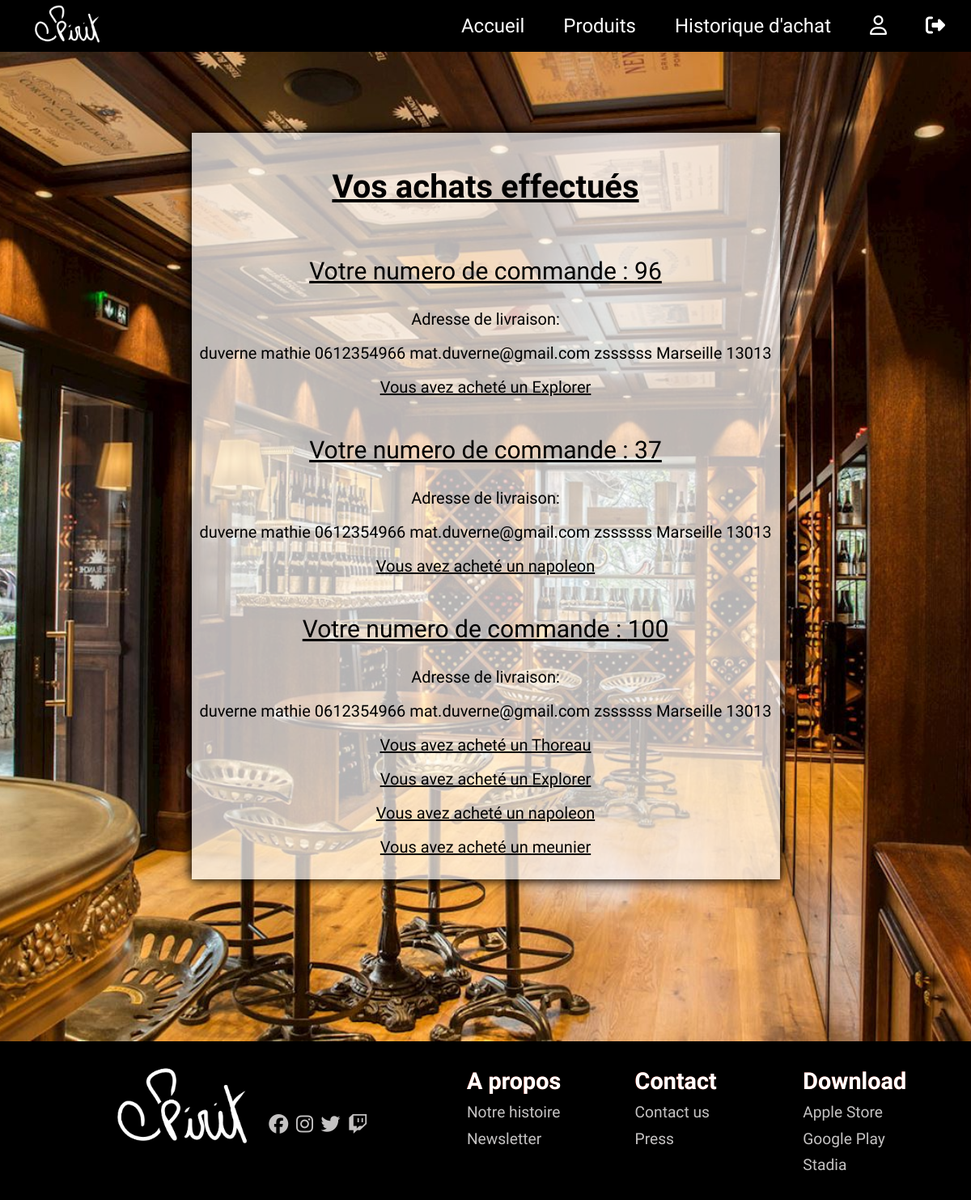
The app's page /index.php?page=historique (signed in) with its own data.
### tables this page shows
CREATE TABLE `factures` (
  `id` int(11) NOT NULL,
  `numero_commande` varchar(255) NOT NULL,
  `id_client_commande` int(11) NOT NULL,
  `id_utilisateur` varchar(255) NOT NULL
);

CREATE TABLE `client_commande` (
  `id` int(11) NOT NULL,
  `nom` varchar(255) NOT NULL,
  `prenom` varchar(255) NOT NULL,
  `telephone` varchar(10) NOT NULL,
  `email` varchar(255) NOT NULL,
  `addresse` text NOT NULL,
  `addresse_comp` text NOT NULL,
  `ville` varchar(255) NOT NULL,
  `code_postale` int(11) NOT NULL,
  `id_utilisateur` varchar(255) NOT NULL
);

CREATE TABLE `liste_commande` (
  `id` int(11) NOT NULL,
  `id_produit` int(11) NOT NULL,
  `id_utilisateur` varchar(255) NOT NULL,
  `quantite` int(11) NOT NULL,
  `statut` int(11) NOT NULL,
  `numero_commande` varchar(255) NOT NULL
);

CREATE TABLE `produits` (
  `id` int(11) NOT NULL,
  `nom` varchar(255) NOT NULL,
  `description` text NOT NULL,
  `prix` int(11) NOT NULL,
  `image_url` text NOT NULL,
  `stock` int(11) NOT NULL,
  `date_ajout` datetime NOT NULL DEFAULT current_timestamp(),
  `id_categorie` int(11) NOT NULL,
  `id_region` int(11) NOT NULL
);

### Controleur/ControleurHistorique.php (called while the page is built, shortened)
<?php
require_once'Controleur.php';
class ControleurHistorique extends Controleur
{
	public function route_historique(){
        if(isset($_SESSION['user'])){
           $response = $this->historique->getFactureViaId($_SESSION['user']['id']);
        }
        else{
            $response = $this->historique->getFactureViaId($_COOKIE['PHPSESSID']);
        }
		require 'Vue/vueHistorique.php';
	}
}

### index.php (called while the page is built, shortened)
<?php
$routeur = new Routeur();
$routeur->routerRequete();

### Controleur/Controleur.php (called while the page is built, shortened)
<?php
require_once'Model/ModelCheckout.php';
require_once'Model/ModelHistorique.php';
class Controleur
{
	protected $checkout;
	public function __construct()
	{
		$this->checkout = new checkout();
		$this->historique = new historique();
	}
		public function selectClientCommandeCheck($id_utilisateur){
			$statut =1;
			if(isset($_SESSION['user'])){
				$response = $this->checkout->selectCommande($id_utilisateur, $statut);
				return $response;
			}
			else{
				$response1 = $this->checkout->selectCommandeCookie($id_utilisateur, $statut);
				return $response1;
			}
		}
}

### _config/Db.php (called while the page is built)
<?php
class db
{
	private static $instance = null;
	public static function getPdo(): PDO
	{
		if(self::$instance === null){
			self::$instance = new PDO('mysql:host=localhost;dbname=boutique;charset=utf8', 'root', '',[
	PDO::ATTR_ERRMODE => PDO::ERRMODE_EXCEPTION,
    PDO::ATTR_DEFAULT_FETCH_MODE => PDO::FETCH_ASSOC
			]);
		}
		return self::$instance;
	}
}

### Model/Model.php (called while the page is built, shortened)
<?php
require('_config/Db.php');
abstract class Model
{
    public function __construct(){
		$this->pdo = \db::getPdo();
	}
}

### Model/ModelCheckout.php (called while the page is built, shortened)
<?php
require_once 'Model/Model.php';
class checkout extends Model
{
	protected $pdo;
public function selectCommande($id_utilisateur, $statut){
    $sql = "SELECT * FROM liste_commande WHERE id_utilisateur = :id_utilisateur AND statut=:statut";
    $stmt = $this->pdo->prepare($sql);
    $stmt->execute(compact('id_utilisateur', 'statut'));
    return $stmt->fetchAll(PDO::FETCH_ASSOC);
}
}

### Model/ModelHistorique.php (called while the page is built, shortened)
<?php
require_once 'Model/Model.php';
class historique extends Model
{
    protected $pdo;
    public function getFactureViaId($id_utilisateur){
        $sql = "SELECT numero_commande, id_client_commande FROM factures WHERE id_utilisateur = :id_utilisateur";
        $stmt = $this->pdo->prepare($sql);
        $stmt->execute([
            'id_utilisateur' => $id_utilisateur
        ]);
        return $stmt->fetchAll(PDO::FETCH_ASSOC);
    }
    public function  selectListeCommandeBuy($n_commande, $statut){
        $sql = "SELECT * FROM liste_commande WHERE numero_commande = :numero_commande AND statut = :statut";
        $stmt = $this->pdo->prepare($sql);
        $stmt->execute([
            'numero_commande' => $n_commande,
            'statut' => $statut
        ]);
        return $stmt->fetchAll(PDO::FETCH_ASSOC);
    }
    public function selectproduct($id){
        $sql = "SELECT * FROM produits WHERE id=:id";
        $stmt = $this->pdo->prepare($sql);
        $stmt->execute([
            'id' => $id
        ]);
        return $stmt->fetchAll(PDO::FETCH_ASSOC);
    }
    public function selectclient_commande($id){
        $sql = "SELECT * FROM client_commande WHERE id=:id";
        $stmt = $this->pdo->prepare($sql);
        $stmt->execute([
            'id' => $id
        ]);
        return $stmt->fetchAll(PDO::FETCH_ASSOC);
    }
}
?>

### Vue/vueHistorique.php (the view, shortened to what this page needs)
<!doctype html>
<html lang="fr">
	<head>
		<?php include'Vue/layout/head.php' ?>
	</head>
	<body>
		<div class="accueil_container_general">
			<?php include'Vue/layout/header.php'?>
			<main id="story-main">
        <section id="container">
          <h1 id="h-story">Vos achats effectués</h1>
          <?php
          if(!empty($response)){
                    foreach($response as $reponse){
                        $n_commande = intval($reponse['numero_commande']);
                        echo"<p class='comT'>Votre numero de commande : $n_commande</p>
                        ";
                        $infoClient = $this->historique->selectclient_commande($reponse['id_client_commande']);
                        foreach ($infoClient as $infoC){
                            echo'<p class="adrT">Adresse de livraison:</p><br>
                            <p class="adrT">
                            '.$infoC["nom"].'
                            '.$infoC["prenom"].'
                            '.$infoC["telephone"].'
                            '.$infoC["email"].'
                            '.$infoC["addresse"].'
                            '.$infoC["ville"].'
                            '.$infoC["code_postale"].'
                            </p></br>';
                        }
                        if(isset($_SESSION['user'])){
                            $infoAchat = $this->historique->selectListeCommandeBuy($n_commande, 1);
                            foreach($infoAchat as $info){
                                $product = $this->historique->selectproduct($info['id_produit']);
                                echo"<p class='smallT'>Vous avez acheté un ";
                                foreach($product as $prod){
                                    echo $prod['nom'] . '</p><br>';
                            }
                         }
                        }
                    }
                }
            ?>
        </section>
			</main>
			<?php include'Vue/layout/footer.php'?>
		</div>
	</body>
</html>

### style/style.css (style rules this page uses)
body, main { margin: 0; }
h1, h2 { font-size: 1.5em; font-family: "Big Shoulders Display", cursive; }
p { font-family: "Big Shoulders Display", cursive; }
.accueil_container_general { min-height: 100vh; margin-top: 0; }
section#container { display:flex; flex-direction: column; justify-content: center; align-items:center; padding:10px; background-color: rgba(255, 255, 255, 0.7); box-shadow: 0px 0px 12px 2px black; margin-top:100px; margin-bottom:200px; }
main#story-main { display:flex; align-items:center; flex-direction: column; justify-content: center; background-color: rgba(0,0,0,0.1); background-image: url("images/background-cave.jpg"); background-repeat:no-repeat; background-position: center; background-size: cover; }
h1#h-story { text-align:center; text-decoration:underline; font-size:40px; }
.smallT { padding:0px; margin:0px; text-align:center; font-size:20px; text-decoration:underline; }
.comT { text-decoration:underline; text-decoration:bold; text-align:center; font-size:30px; }
.adrT { text-align:center; font-size:20px; padding:0px; margin:0px; }

### records on screen
factures: numero_commande "96"
client_commande: nom "duverne", prenom "mathie", telephone "0612354966", email "mat.duverne@gmail.com", addresse "zssssss", ville "Marseille", code_postale "13013"
produits: nom "Explorer"
factures: numero_commande "37"
produits: nom "napoleon"
factures: numero_commande "100"
produits: nom "Thoreau"
produits: nom "meunier"
